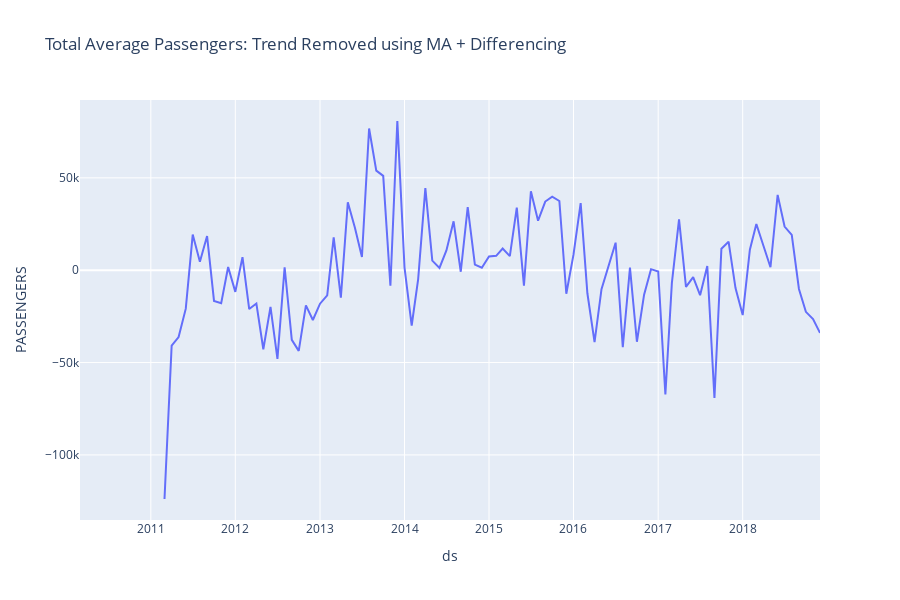

Notebook code for this chart:
### Code cell
px.line(data_diff, 
        x='ds', 
        y="PASSENGERS", 
        title='Total Average Passengers: Trend Removed using MA + Differencing'
        )
